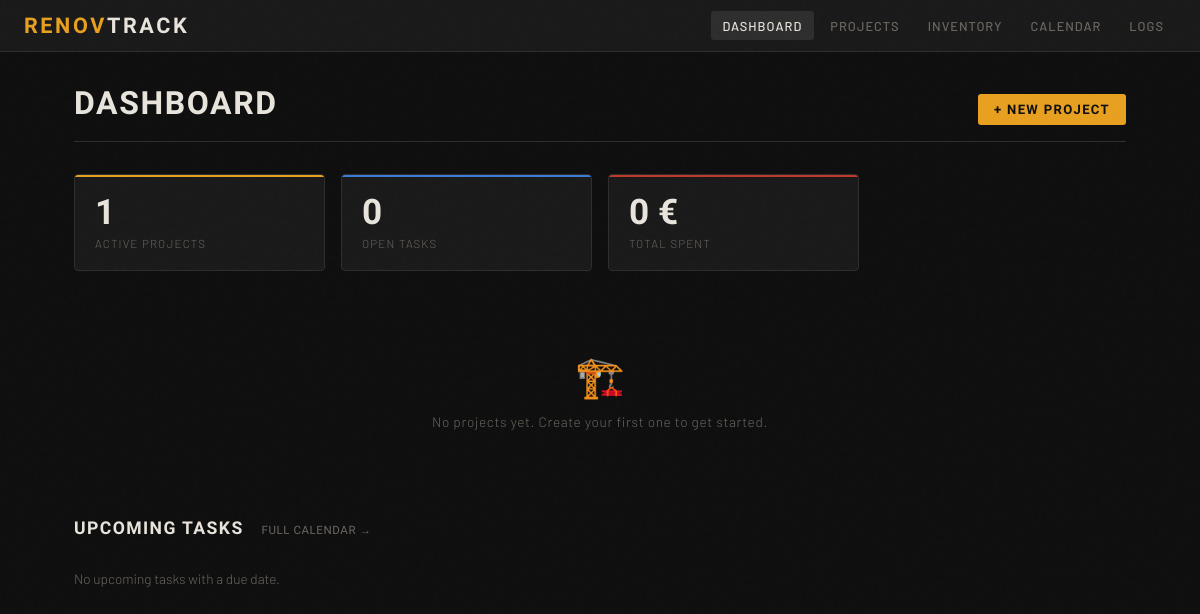
Before: / with the older database file.
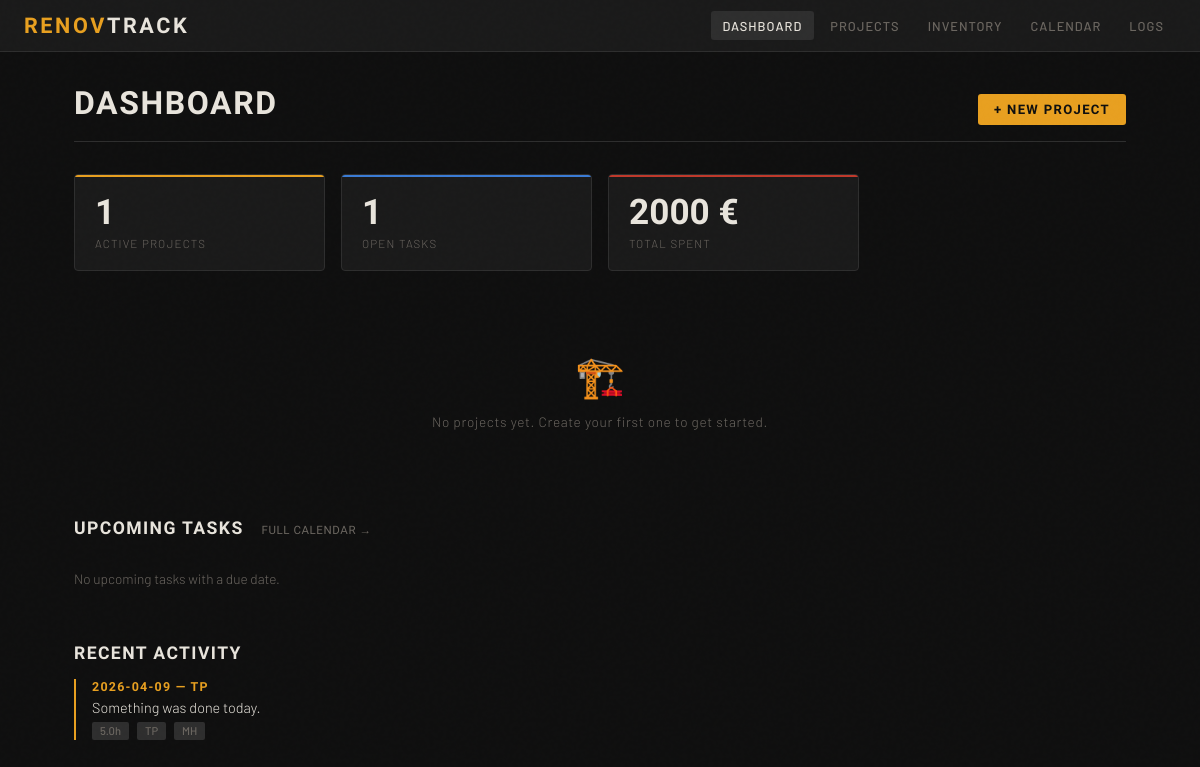
After: the same page with the newer database file.
### app/models/models.py (models this page shows, shortened)
class DailyLogBase(SQLModel):
    date: date
    author: str
    time_spent_hours: float
    summary: Optional[str] = ""
    people_involved: Optional[str] = ""

class DailyLog(DailyLogBase, table=True):
    id: Optional[int] = Field(default=None, primary_key=True)
    project_id: int = Field(foreign_key="project.id")
    zone_id: Optional[int] = Field(default=None, foreign_key="zone.id")
    created_at: datetime = Field(default_factory=datetime.now)
    project: Optional[Project] = Relationship(back_populates="daily_logs")
    tasks_completed: List[Task] = Relationship(
        back_populates="daily_logs", link_model=DailyLogTaskLink
    )
    expenses_logged: List[Expense] = Relationship(
        back_populates="daily_logs", link_model=DailyLogExpenseLink
    )

### app/routers/pages.py (the view)
@router.get("/")
async def dashboard(request: Request, session: AsyncSession = Depends(get_session)):
    projects_result = await session.execute(select(Project))
    raw_projects = projects_result.scalars().all()
    enriched = []
    for p in raw_projects:
        spent_r = await session.execute(
            select(func.sum(Expense.amount)).where(Expense.project_id == p.id)
        )
        enriched.append(
            ProjectWithStats(
                project=p,
                spent=spent_r.scalar() or 0,
            )
        )
    for p in enriched:
        spent_r = await session.execute(
            select(func.sum(Expense.amount)).where(Expense.project_id == p.project.id)
        )
        p.spent = spent_r.scalar() or 0.0
    active = sum(1 for p in raw_projects if p.status == "active")
    tasks_result = await session.execute(
        select(func.count(Task.id)).where(Task.status != "done")
    )
    open_tasks = tasks_result.scalar() or 0
    spent_result = await session.execute(select(func.sum(Expense.amount)))
    total_spent = spent_result.scalar() or 0
    logs_result = await session.execute(
        select(DailyLog).order_by(DailyLog.date.desc()).limit(5)
    )
    recent_logs = logs_result.scalars().all()
    return templates.TemplateResponse(
        "dashboard.html",
        {
            "request": request,
            "projects": enriched,
            "recent_logs": recent_logs,
            "stats": {
                "active_projects": active,
                "open_tasks": open_tasks,
                "total_spent": total_spent,
            },
        },
    )

### app/templates/dashboard.html (shortened to what the changed rows need)
{% extends "base.html" %} {% block title %}Dashboard — RenovTrack{% endblock %} {% block content %}
<div class="page-header">
    <h1>Dashboard</h1>
    <a href="/projects/new" class="btn btn-primary">+ New Project</a>
</div>
<div class="grid-3" style="margin-bottom: 2rem">
    <div class="stat-box">
    </div>
    <div class="stat-box blue">
        <div class="stat-value">{{ stats.open_tasks }}</div>
        <div class="stat-label">Open Tasks</div>
    </div>
    <div class="stat-box red">
        <div class="stat-value">{{ "%.0f"|format(stats.total_spent) }} €</div>
        <div class="stat-label">Total Spent</div>
    </div>
</div>
{% if enriched %}
<div class="grid-2">
    {% for p in enriched %}
    <a href="/projects/{{ p.project.id }}" style="text-decoration: none; color: inherit">
        <div class="card">
            <div
                style="
                    display: flex;
                    justify-content: space-between;
                    align-items: flex-start;
                    margin-bottom: 0.6rem;
                "
            >
                <div class="card-title">{{ p.project.name }}</div>
                <span class="badge badge-{{ p.status }}">{{ p.project.status }}</span>
            </div>
            {% if p.project.description %}
            <p style="font-size: 0.83rem; color: var(--muted); margin-bottom: 0.75rem">
                {{ p.project.description }}
            </p>
            {% endif %}
            <div class="card-meta">
                {% if p.project.budget_total %}
                <span>Budget: {{ "%.0f"|format(p.project.budget_total) }} €</span>
                {% endif %} {% if p.project.estimated_end_date %}
                <span>Due: {{ p.project.estimated_end_date }}</span>
                {% endif %}
            </div>
            {% if p.project.budget_total and p.project.expenses %}
            <div class="progress-bar">
                <div
                    class="progress-fill"
                    style="width:{{ [p.spent / p.project.budget_total * 100, 100]|min }}%"
                ></div>
            </div>
            {% endif %}
        </div>
    </a>
    {% endfor %}
</div>
{% else %}
<div class="empty-state">
    <div class="empty-icon">🏗️</div>
    <p>No projects yet. Create your first one to get started.</p>
</div>
{% endif %}
<h2
    style="
        font-family: &quot;Barlow Condensed&quot;, sans-serif;
        font-size: 1.1rem;
        font-weight: 700;
        letter-spacing: 0.08em;
        text-transform: uppercase;
        margin: 2.5rem 0 1rem;
    "
>
    Upcoming Tasks
    <a
        href="/calendar"
        style="
            font-size: 0.72rem;
            color: var(--muted);
            font-weight: 400;
            margin-left: 0.75rem;
            text-decoration: none;
            letter-spacing: 0.05em;
        "
        >Full calendar →</a
    >
</h2>
{% if upcoming_tasks %}
<div style="border: 1px solid var(--border); border-radius: 4px; overflow: hidden">
    {% set ns = namespace(current_date=None) %} {% for task in upcoming_tasks %} {# Date separator
    #} {% if task.due_date != ns.current_date %} {% if ns.current_date is not none %}
    <div style="height: 1px; background: var(--border)"></div>
    {% endif %} {% set ns.current_date = task.due_date %}
    <div
        style="
            display: flex;
            align-items: center;
            gap: 0.75rem;
            padding: 0.5rem 1rem;
            background: var(--surface);
        "
    >
        <span
            style="font-family:'Barlow Condensed',sans-serif;font-size:0.95rem;font-weight:700;letter-spacing:0.06em;color:{% if task.is_today %}var(--accent){% elif task.is_overdue %}#c05040{% else %}var(--text){% endif %}"
        >
            {{ task.due_date.strftime('%a %d %b') }}
        </span>
        {% if task.is_today %}
        <span
            style="
                font-size: 0.65rem;
                font-weight: 600;
                letter-spacing: 0.1em;
                text-transform: uppercase;
                color: var(--accent);
                background: #2a1f00;
                padding: 0.15rem 0.45rem;
                border-radius: 2px;
            "
            >Today</span
        >
        {% elif task.is_overdue %}
        <span
            style="
                font-size: 0.65rem;
                font-weight: 600;
                letter-spacing: 0.1em;
                text-transform: uppercase;
                color: #c05040;
                background: #2a1010;
                padding: 0.15rem 0.45rem;
                border-radius: 2px;
            "
            >Overdue</span
        >
        {% endif %}
    </div>
    {% endif %}
    <a href="/projects/{{ task.project_id }}" style="text-decoration: none; color: inherit">
        <div
            style="
                display: flex;
                align-items: center;
                gap: 0.75rem;
                padding: 0.55rem 1rem 0.55rem 1.75rem;
                transition: background 0.1s;
            "
            onmouseover="this.style.background='#1e1e1e'"
            onmouseout="this.style.background=''"
        >
            <span
                style="width:6px;height:6px;border-radius:50%;flex-shrink:0;background:{% if task.priority == 'urgent' %}#c05040{% elif task.priority == 'high' %}var(--accent){% elif task.priority == 'normal' %}var(--accent2){% else %}var(--muted){% endif %}"
            ></span>
            <span style="flex: 1; font-size: 0.88rem">{{ task.title }}</span>
            <span style="font-size: 0.75rem; color: var(--muted)">{{ task.project_name }}</span>
            <span class="badge badge-{{ task.status }}">{{ task.status }}</span>
        </div>
    </a>
    {% endfor %}
</div>
{% else %}
<div style="color: var(--muted); font-size: 0.85rem; padding: 1rem 0">
    No upcoming tasks with a due date.
</div>
{% endif %}
{% if recent_logs %}
<h2
    style="
        font-family: &quot;Barlow Condensed&quot;, sans-serif;
        font-size: 1.1rem;
        font-weight: 700;
        letter-spacing: 0.08em;
        text-transform: uppercase;
        margin: 2.5rem 0 1rem;
    "
>
    Recent Activity
</h2>
{% for log in recent_logs %}
<div class="log-entry">
    <div class="log-date">{{ log.date }} — {{ log.author }}</div>
    <div class="log-summary">{{ log.summary or "No summary." }}</div>
    <div class="log-chips">
        <span class="log-chip">{{ log.time_spent_hours }}h</span>
        {% if log.people_involved %} {% for person in log.get_people() %}
        <span class="log-chip">{{ person }}</span>
        {% endfor %} {% endif %}
    </div>
</div>
{% endfor %} {% endif %} {% endblock %}

Changed rows visible on the page:
added DailyLog: date "2026-04-09", author "TP", summary "Something was done today.", time_spent_hours "5.0", get_people "TP" "MH"
Other visible differences:
{{ stats.open_tasks }}: "0" → "1"
{{ "%.0f"|format(stats.total_spent) }}: "0" → "2000"
text now shown: "RECENT ACTIVITY"
